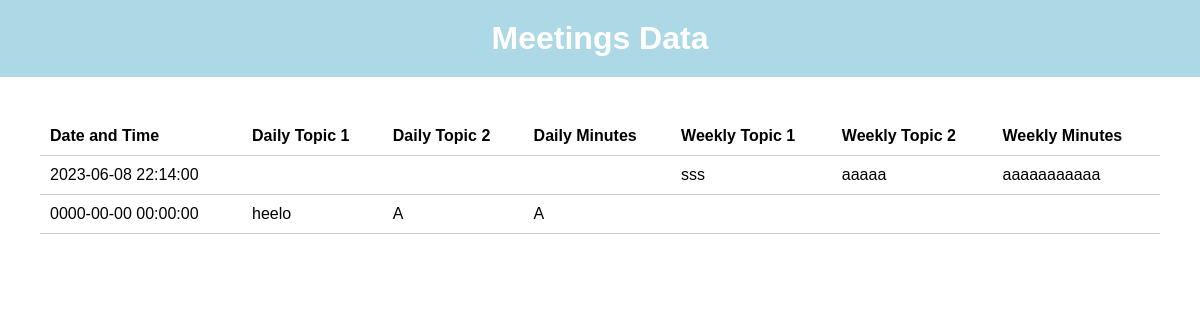
Screenshot of /my/meeting.php with the database file from the repository.
### tables this page shows
CREATE TABLE `meetings` (
  `dates` datetime NOT NULL,
  `dailytopic` text NOT NULL,
  `dailytopicone` varchar(60) NOT NULL,
  `weeklytopicone` varchar(60) NOT NULL,
  `dailyminutes` varchar(150) NOT NULL,
  `weeklytopic` varchar(100) NOT NULL,
  `weeklyminutes` varchar(100) NOT NULL,
  `mid` int(11) NOT NULL,
  `datesone` date NOT NULL
);

### my/meeting.php (the view, shortened to what this page needs)
<?php
include_once 'db_connect.php';
$sql = "SELECT * FROM meetings";
$result = mysqli_query($conn, $sql);
if (mysqli_num_rows($result) > 0) {
    $meetings = mysqli_fetch_all($result, MYSQLI_ASSOC);
} else {
    $meetings = [];
}
?>
<!DOCTYPE html>
<html lang="en">
<head>
</head>
<body>
    <header>
        <h1>Meetings Data</h1>
    </header>
    <main>
        <?php if (!empty($meetings)) : ?>
            <table>
                <thead>
                    <tr>
                        <th>Date and Time</th>
                        <th>Daily Topic 1</th>
                        <th>Daily Topic 2</th>
                        <th>Daily Minutes</th>
                        <th>Weekly Topic 1</th>
                        <th>Weekly Topic 2</th>
                        <th>Weekly Minutes</th>
                    </tr>
                </thead>
                <tbody>
                    <?php foreach ($meetings as $meeting) : ?>
                        <tr>
                            <td><?php echo $meeting['dates']; ?></td>
                            <td><?php echo $meeting['dailytopic']; ?></td>
                            <td><?php echo $meeting['dailytopicone']; ?></td>
                            <td><?php echo $meeting['dailyminutes']; ?></td>
                            <td><?php echo $meeting['weeklytopic']; ?></td>
                            <td><?php echo $meeting['weeklytopicone']; ?></td>
                            <td><?php echo $meeting['weeklyminutes']; ?></td>
                        </tr>
                    <?php endforeach; ?>
                </tbody>
            </table>
        <?php else : ?>
            <p>No meetings found.</p>
        <?php endif; ?>
    </main>
</body>
</html>

### my/meeting.php (style rules this page uses)
body { font-family: Arial, sans-serif; margin: 0; padding: 0; }
header { background-color: rgb(173, 216, 230); color: white; padding: 20px; text-align: center; }
h1 { margin: 0; }
main { padding: 40px; }
table { width: 100%; border-collapse: collapse; }
th, td { padding: 10px; text-align: left; border-bottom: 1px solid #ccc; }

### rows the page displays
meetings: dates "2023-06-08 22:14:00", weeklytopic "sss", weeklytopicone "aaaaa", weeklyminutes "aaaaaaaaaaa"
meetings: dates "0000-00-00 00:00:00", dailytopic "heelo", dailytopicone "A", dailyminutes "A"
